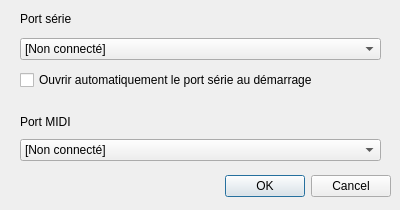
<?xml version="1.0" encoding="UTF-8"?>
<ui version="4.0">
 <class>SettingsDialog</class>
 <widget class="QDialog" name="SettingsDialog">
  <property name="geometry">
   <rect>
    <x>0</x>
    <y>0</y>
    <width>400</width>
    <height>210</height>
   </rect>
  </property>
  <property name="windowTitle">
   <string>Paramètres</string>
  </property>
  <widget class="QDialogButtonBox" name="buttonBox">
   <property name="geometry">
    <rect>
     <x>10</x>
     <y>170</y>
     <width>381</width>
     <height>32</height>
    </rect>
   </property>
   <property name="orientation">
    <enum>Qt::Horizontal</enum>
   </property>
   <property name="standardButtons">
    <set>QDialogButtonBox::Cancel|QDialogButtonBox::Ok</set>
   </property>
   <property name="centerButtons">
    <bool>false</bool>
   </property>
  </widget>
  <widget class="QWidget" name="verticalLayoutWidget_2">
   <property name="geometry">
    <rect>
     <x>20</x>
     <y>10</y>
     <width>361</width>
     <height>80</height>
    </rect>
   </property>
   <layout class="QVBoxLayout" name="serial_port_layout">
    <property name="spacing">
     <number>10</number>
    </property>
    <item>
     <widget class="QLabel" name="serial_port_label">
      <property name="text">
       <string>Port série</string>
      </property>
     </widget>
    </item>
    <item>
     <widget class="QComboBox" name="serial_port_combo">
      <item>
       <property name="text">
        <string>[Non connecté]</string>
       </property>
      </item>
     </widget>
    </item>
    <item>
     <widget class="QCheckBox" name="checkBox">
      <property name="text">
       <string>Ouvrir automatiquement le port série au démarrage</string>
      </property>
     </widget>
    </item>
   </layout>
  </widget>
  <widget class="QWidget" name="verticalLayoutWidget">
   <property name="geometry">
    <rect>
     <x>20</x>
     <y>110</y>
     <width>361</width>
     <height>51</height>
    </rect>
   </property>
   <layout class="QVBoxLayout" name="midi_port_layout">
    <item>
     <widget class="QLabel" name="midi_port_label">
      <property name="text">
       <string>Port MIDI</string>
      </property>
     </widget>
    </item>
    <item>
     <widget class="QComboBox" name="midi_port_combo">
      <item>
       <property name="text">
        <string>[Non connecté]</string>
       </property>
      </item>
     </widget>
    </item>
   </layout>
  </widget>
 </widget>
 <resources/>
 <connections/>
</ui>
